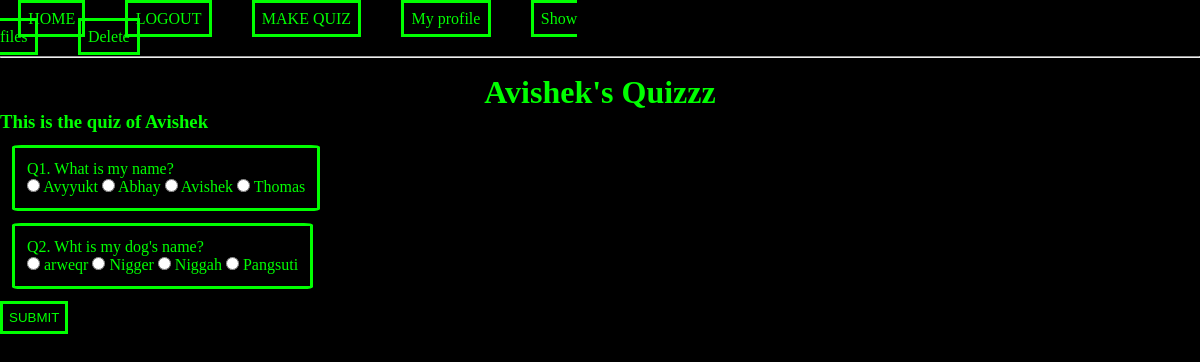
The page /quiz_taker/1 (signed in) on the database its author committed.
### website/models.py (models this page shows)
class Quiz(db.Model):
    __tablename__ = 'quizzes'
    quiz_id = db.Column(db.Integer, primary_key=True)
    user_id = db.Column(db.Integer, db.ForeignKey('users.id'))
    quiz_title = db.Column(db.String)
    quiz_description = db.Column(db.String)
    user = db.relationship("User")

class Question(db.Model):
    __tablename__ = 'questions'
    question_id = db.Column(db.Integer, primary_key=True)
    quiz_id = db.Column(db.Integer, db.ForeignKey('quizzes.quiz_id'))
    question_text = db.Column(db.String)
    question_type = db.Column(db.String)
    quiz = db.relationship("Quiz")

class Option(db.Model):
    __tablename__ = 'options'
    option_id = db.Column(db.Integer, primary_key=True)
    question_id = db.Column(db.Integer, db.ForeignKey('questions.question_id'))
    option_text = db.Column(db.String)
    is_correct = db.Column(db.Boolean)
    question = db.relationship("Question")

### website/views.py (the view)
@views.route('/quiz_taker/<quizz_id>')
@login_required
def take_quiz(quizz_id):
    quiz_query = Quiz.query.filter(Quiz.quiz_id == quizz_id).first()
    question_query = Question.query.filter(Question.quiz_id == quizz_id).all()
    option_query = []
    for x in question_query:
        option  = Option.query.filter(Option.question_id == x.question_id).all()
        random.shuffle(option)
        option_query.append(option)
    return render_template("quiz_taker.html",user = current_user, quiz_query= quiz_query, question_query = question_query,option_query = option_query)

### website/__init__.py (called while the page is built)
def create_app():
    app = Flask(__name__)
    app.config['SECRET_KEY'] = 'delta_<3'
    app.config['SQLALCHEMY_DATABASE_URI'] = f'sqlite:///{DB_NAME}'
    db.init_app(app)
    from .views import views
    from .auth import auth
    app.register_blueprint(views, url_prefix = '/')
    app.register_blueprint(auth, url_prefix = '/')
    from .models import User
    with app.app_context():
        db.create_all()
    login_manager = LoginManager()
    login_manager.login_view = 'auth.login'
    login_manager.init_app(app)
    @login_manager.user_loader
    def load_user(id):
        return User.query.get(int(id))
    return app

### website/templates/quiz_taker.html (shortened to what this page needs)
{%extends "base.html"%}
{%block head%}
<link rel="stylesheet" href= "{{ url_for('static',filename='styles/quiz_taker.css') }}">
{%endblock%}
{%block content%}
<h1 align = "center">{{quiz_query.quiz_title}}</h1>
<h3> {{quiz_query.quiz_description}} </h3>
<form method="post" class="form">
{% for i in range(question_query|length) %}
    {% set question = question_query[i] %}
    <div class="question_box">
        <label class="question">
        Q{{i+1}}.
        {{ question.question_text }}?
        </label>
        <br>
        {% for x in option_query[i] %}
            <input type="radio" class="option" name="{{i+1}}" value="{{ x.option_text }}"/>
            <label for="text"> {{ x.option_text }}</label>
        {% endfor %}
    </div>
{% endfor %}
<button type="submit" class="sbmt_btn">SUBMIT</button>
</form>
{%endblock%}

### website/static/styles/base.css (style rules this page uses)
* { margin: 0; padding: 0; color: rgb(0, 255, 0); }
body { background-color: rgb(0, 0, 0); }

### website/static/styles/quiz_taker.css (style rules this page uses)
.question_box { border: solid rgb(0, 255, 0); border-radius: 3%; height: max-content; width: max-content; margin: 1%; padding: 1%; }
.sbmt_btn { height: fit-content; width: fit-content; padding: 0.5%; background-color: black; border: solid rgb(0, 255, 0); align-content: center; align-self: center; cursor: pointer; }

### rows shown on the page
Quiz: quiz_title "Avishek's Quizzz", quiz_description "This is the quiz of Avishek"
Question: question_text "What is my name"
Option: option_text "Avyyukt"
Option: option_text "Abhay"
Option: option_text "Avishek"
Option: option_text "Thomas"
Question: question_text "Wht is my dog's name"
Option: option_text "arweqr"
Option: option_text "Nigger"
Option: option_text "Niggah"
Option: option_text "Pangsuti"

### other values the page prints
{{ i+1 }} "1" "2"
